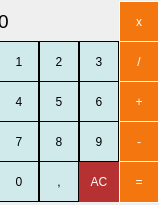
<?xml version="1.0" encoding="UTF-8"?>
<ui version="4.0">
 <class>MainWindow</class>
 <widget class="QMainWindow" name="MainWindow">
  <property name="geometry">
   <rect>
    <x>0</x>
    <y>0</y>
    <width>159</width>
    <height>205</height>
   </rect>
  </property>
  <property name="sizePolicy">
   <sizepolicy hsizetype="Maximum" vsizetype="Maximum">
    <horstretch>0</horstretch>
    <verstretch>0</verstretch>
   </sizepolicy>
  </property>
  <property name="windowTitle">
   <string>MainWindow</string>
  </property>
  <property name="styleSheet">
   <string notr="true"/>
  </property>
  <widget class="QWidget" name="centralWidget">
   <widget class="QPushButton" name="pushButton_1">
    <property name="geometry">
     <rect>
      <x>-1</x>
      <y>41</y>
      <width>40</width>
      <height>41</height>
     </rect>
    </property>
    <property name="styleSheet">
     <string notr="true">QPushButton {
	
	background-color: rgb(213, 255, 255);
	background-color: rgb(208, 234, 236);
color: rgb(0, 0, 0);
border: 1px solid dark;
}
QPushButton:pressed {
background-color: rgb(183, 206, 207);
}</string>
    </property>
    <property name="text">
     <string>1</string>
    </property>
   </widget>
   <widget class="QPushButton" name="pushButton_2">
    <property name="geometry">
     <rect>
      <x>39</x>
      <y>41</y>
      <width>40</width>
      <height>41</height>
     </rect>
    </property>
    <property name="styleSheet">
     <string notr="true">QPushButton {
	
	background-color: rgb(213, 255, 255);
	background-color: rgb(208, 234, 236);
color: rgb(0, 0, 0);
border: 1px solid dark;
}
QPushButton:pressed {
background-color: rgb(183, 206, 207);
}</string>
    </property>
    <property name="text">
     <string>2</string>
    </property>
   </widget>
   <widget class="QPushButton" name="pushButton_div">
    <property name="geometry">
     <rect>
      <x>119</x>
      <y>41</y>
      <width>40</width>
      <height>41</height>
     </rect>
    </property>
    <property name="styleSheet">
     <string notr="true">QPushButton {
 
	background-color:   rgb(244, 118, 15);
  color: white; 
  border: 1px solid white;
}

QPushButton:pressed {

	background-color: rgb(163, 76, 9);
}</string>
    </property>
    <property name="text">
     <string>/</string>
    </property>
   </widget>
   <widget class="QPushButton" name="pushButton_3">
    <property name="geometry">
     <rect>
      <x>79</x>
      <y>41</y>
      <width>40</width>
      <height>41</height>
     </rect>
    </property>
    <property name="styleSheet">
     <string notr="true">QPushButton {
	
	background-color: rgb(213, 255, 255);
	background-color: rgb(208, 234, 236);
color: rgb(0, 0, 0);
border: 1px solid dark;
}
QPushButton:pressed {
background-color: rgb(183, 206, 207);
}</string>
    </property>
    <property name="text">
     <string>3</string>
    </property>
   </widget>
   <widget class="QPushButton" name="pushButton_6">
    <property name="geometry">
     <rect>
      <x>79</x>
      <y>81</y>
      <width>40</width>
      <height>41</height>
     </rect>
    </property>
    <property name="styleSheet">
     <string notr="true">QPushButton {
	
	background-color: rgb(213, 255, 255);
	background-color: rgb(208, 234, 236);
color: rgb(0, 0, 0);
border: 1px solid dark;
}
QPushButton:pressed {
background-color: rgb(183, 206, 207);
}</string>
    </property>
    <property name="text">
     <string>6</string>
    </property>
   </widget>
   <widget class="QPushButton" name="pushButton_5">
    <property name="geometry">
     <rect>
      <x>39</x>
      <y>81</y>
      <width>40</width>
      <height>41</height>
     </rect>
    </property>
    <property name="styleSheet">
     <string notr="true">QPushButton {
	
	background-color: rgb(213, 255, 255);
	background-color: rgb(208, 234, 236);
color: rgb(0, 0, 0);
border: 1px solid dark;
}
QPushButton:pressed {
background-color: rgb(183, 206, 207);
}</string>
    </property>
    <property name="text">
     <string>5</string>
    </property>
   </widget>
   <widget class="QPushButton" name="pushButton_4">
    <property name="geometry">
     <rect>
      <x>-1</x>
      <y>81</y>
      <width>40</width>
      <height>41</height>
     </rect>
    </property>
    <property name="styleSheet">
     <string notr="true">QPushButton {
	
	background-color: rgb(213, 255, 255);
	background-color: rgb(208, 234, 236);
color: rgb(0, 0, 0);
border: 1px solid dark;
}
QPushButton:pressed {
background-color: rgb(183, 206, 207);
}</string>
    </property>
    <property name="text">
     <string>4</string>
    </property>
   </widget>
   <widget class="QPushButton" name="pushButton_plus">
    <property name="geometry">
     <rect>
      <x>119</x>
      <y>81</y>
      <width>40</width>
      <height>41</height>
     </rect>
    </property>
    <property name="styleSheet">
     <string notr="true">QPushButton {
 
	background-color:   rgb(244, 118, 15);
  color: white; 
  border: 1px solid white;
}

QPushButton:pressed {

	background-color: rgb(163, 76, 9);
}</string>
    </property>
    <property name="text">
     <string>+</string>
    </property>
   </widget>
   <widget class="QPushButton" name="pushButton_9">
    <property name="geometry">
     <rect>
      <x>79</x>
      <y>121</y>
      <width>40</width>
      <height>41</height>
     </rect>
    </property>
    <property name="styleSheet">
     <string notr="true">QPushButton {
	
	background-color: rgb(213, 255, 255);
	background-color: rgb(208, 234, 236);
color: rgb(0, 0, 0);
border: 1px solid dark;
}
QPushButton:pressed {
background-color: rgb(183, 206, 207);
}</string>
    </property>
    <property name="text">
     <string>9</string>
    </property>
   </widget>
   <widget class="QPushButton" name="pushButton_8">
    <property name="geometry">
     <rect>
      <x>39</x>
      <y>121</y>
      <width>40</width>
      <height>41</height>
     </rect>
    </property>
    <property name="styleSheet">
     <string notr="true">QPushButton {
	
	background-color: rgb(213, 255, 255);
	background-color: rgb(208, 234, 236);
color: rgb(0, 0, 0);
border: 1px solid dark;
}
QPushButton:pressed {
background-color: rgb(183, 206, 207);
}</string>
    </property>
    <property name="text">
     <string>8</string>
    </property>
   </widget>
   <widget class="QPushButton" name="pushButton_7">
    <property name="geometry">
     <rect>
      <x>-1</x>
      <y>121</y>
      <width>40</width>
      <height>41</height>
     </rect>
    </property>
    <property name="styleSheet">
     <string notr="true">QPushButton {
	
	background-color: rgb(213, 255, 255);
	background-color: rgb(208, 234, 236);
color: rgb(0, 0, 0);
border: 1px solid dark;
}
QPushButton:pressed {
background-color: rgb(183, 206, 207);
}</string>
    </property>
    <property name="text">
     <string>7</string>
    </property>
   </widget>
   <widget class="QPushButton" name="pushButton_minus">
    <property name="geometry">
     <rect>
      <x>119</x>
      <y>121</y>
      <width>40</width>
      <height>41</height>
     </rect>
    </property>
    <property name="styleSheet">
     <string notr="true">QPushButton {
 
	background-color:   rgb(244, 118, 15);
  color: white; 
  border: 1px solid white;
}

QPushButton:pressed {

	background-color: rgb(163, 76, 9);
}</string>
    </property>
    <property name="text">
     <string>-</string>
    </property>
   </widget>
   <widget class="QPushButton" name="pushButton_AC">
    <property name="geometry">
     <rect>
      <x>78</x>
      <y>161</y>
      <width>42</width>
      <height>41</height>
     </rect>
    </property>
    <property name="styleSheet">
     <string notr="true">QPushButton {
background-color: rgb(182, 49, 49);
	color: rgb(255, 255, 255);
border: solid dark;
}
QPushButton:pressed {
 
	background-color: rgb(136, 67, 67);
}
</string>
    </property>
    <property name="text">
     <string>AC</string>
    </property>
   </widget>
   <widget class="QPushButton" name="pushButton_dot">
    <property name="geometry">
     <rect>
      <x>39</x>
      <y>161</y>
      <width>40</width>
      <height>41</height>
     </rect>
    </property>
    <property name="styleSheet">
     <string notr="true">QPushButton {
	
	background-color: rgb(213, 255, 255);
	background-color: rgb(208, 234, 236);
color: rgb(0, 0, 0);
border: 1px solid dark;
}
QPushButton:pressed {
background-color: rgb(183, 206, 207);
}</string>
    </property>
    <property name="text">
     <string>,</string>
    </property>
   </widget>
   <widget class="QPushButton" name="pushButton_0">
    <property name="geometry">
     <rect>
      <x>-1</x>
      <y>161</y>
      <width>40</width>
      <height>41</height>
     </rect>
    </property>
    <property name="styleSheet">
     <string notr="true">QPushButton {
	
	background-color: rgb(213, 255, 255);
	background-color: rgb(208, 234, 236);
color: rgb(0, 0, 0);
border: 1px solid dark;
}
QPushButton:pressed {
background-color: rgb(183, 206, 207);
}</string>
    </property>
    <property name="text">
     <string>0</string>
    </property>
   </widget>
   <widget class="QPushButton" name="pushButton_eq">
    <property name="geometry">
     <rect>
      <x>119</x>
      <y>161</y>
      <width>40</width>
      <height>42</height>
     </rect>
    </property>
    <property name="styleSheet">
     <string notr="true">QPushButton {
 
	background-color:   rgb(244, 118, 15);
  color: white; 
  border: 1px solid white;
}

QPushButton:pressed {

	background-color: rgb(163, 76, 9);
}</string>
    </property>
    <property name="text">
     <string>=</string>
    </property>
   </widget>
   <widget class="QLabel" name="status">
    <property name="geometry">
     <rect>
      <x>-2</x>
      <y>1</y>
      <width>121</width>
      <height>41</height>
     </rect>
    </property>
    <property name="font">
     <font>
      <pointsize>14</pointsize>
     </font>
    </property>
    <property name="styleSheet">
     <string notr="true">QLabel {
background-color: rgb(255, 255, 255);
  qproperty-alignment: 'AlignVCenter | AlignRight';
  border: 1px solid gray;
}

background-color : gray;</string>
    </property>
    <property name="text">
     <string>0</string>
    </property>
   </widget>
   <widget class="QPushButton" name="pushButton_x">
    <property name="geometry">
     <rect>
      <x>119</x>
      <y>1</y>
      <width>40</width>
      <height>41</height>
     </rect>
    </property>
    <property name="styleSheet">
     <string notr="true">QPushButton {
 
	background-color:   rgb(244, 118, 15);
  color: white; 
  border: 1px solid white;
}

QPushButton:pressed {

	background-color: rgb(163, 76, 9);
}</string>
    </property>
    <property name="text">
     <string>x</string>
    </property>
   </widget>
   <zorder>status</zorder>
   <zorder>pushButton_AC</zorder>
   <zorder>pushButton_1</zorder>
   <zorder>pushButton_2</zorder>
   <zorder>pushButton_div</zorder>
   <zorder>pushButton_3</zorder>
   <zorder>pushButton_6</zorder>
   <zorder>pushButton_5</zorder>
   <zorder>pushButton_4</zorder>
   <zorder>pushButton_plus</zorder>
   <zorder>pushButton_9</zorder>
   <zorder>pushButton_8</zorder>
   <zorder>pushButton_7</zorder>
   <zorder>pushButton_minus</zorder>
   <zorder>pushButton_dot</zorder>
   <zorder>pushButton_0</zorder>
   <zorder>pushButton_eq</zorder>
   <zorder>pushButton_x</zorder>
  </widget>
 </widget>
 <layoutdefault spacing="6" margin="11"/>
 <resources/>
 <connections/>
</ui>
